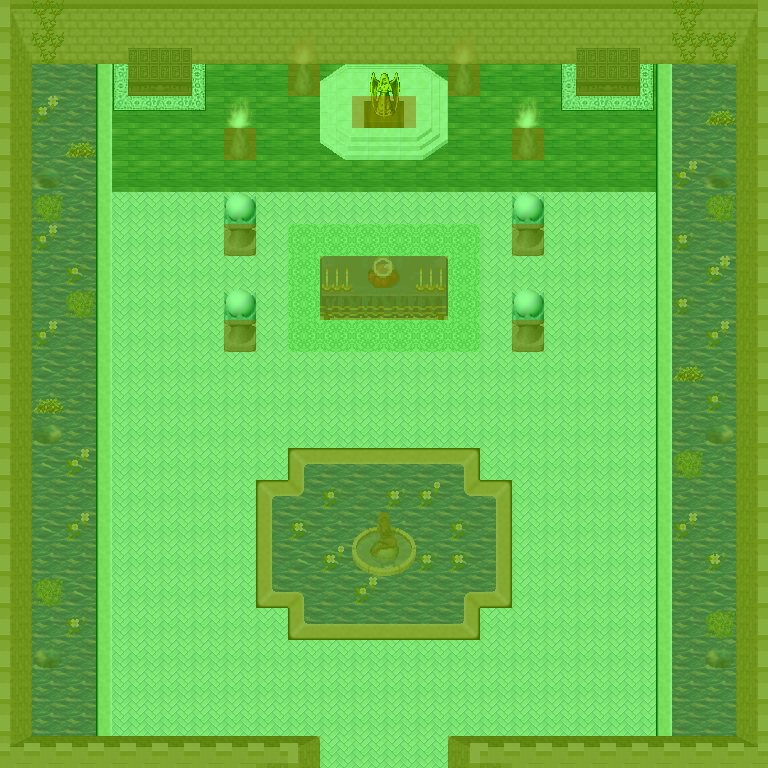

This game map was drawn from its Tiled (.tmx) file and the tilesets committed beside it. A one-line description and the trimmed map source follow:
An orthogonal 24x24 tile map with 32x32 px tiles, 6 tile layers (0_floor, 1_terrain, 2_object, 3_roof, ...), 1 hidden layer not drawn, 20 tilesets.

<map version="1.0" orientation="orthogonal" renderorder="right-down" width="24" height="24" tilewidth="32" tileheight="32" nextobjectid="1">
 <tileset firstgid="1" name="../../tileset/building/castle.png" tilewidth="32" tileheight="32" tilecount="320" columns="20">
  <image source="../../tileset/building/castle.png" width="640" height="512" />
 </tileset>
 <tileset firstgid="321" name="../../tileset/ground/water/dungeon_water.png" tilewidth="32" tileheight="32" tilecount="30" columns="3">
  <image source="../../tileset/ground/water/dungeon_water.png" trans="ff00ff" width="96" height="320" />
 </tileset>
 <tileset firstgid="351" name="../../tileset/ground/water/whirlpool.png" tilewidth="32" tileheight="32" tilecount="8" columns="1">
  <image source="../../tileset/ground/water/whirlpool.png" trans="ff00ff" width="32" height="256" />
 </tileset>
 <tileset firstgid="359" name="../../tileset/ground/indoor/tiles.png" tilewidth="32" tileheight="32" tilecount="8" columns="2">
  <image source="../../tileset/ground/indoor/tiles.png" trans="ff00ff" width="64" height="128" />
 </tileset>
 <tileset firstgid="367" name="../../tileset/plant/flower/daisy_white.png" tilewidth="32" tileheight="32" tilecount="8" columns="2">
  <image source="../../tileset/plant/flower/daisy_white.png" trans="ffffff" width="64" height="128" />
 </tileset>
 <tileset firstgid="375" name="../../tileset/plant/bush/bushes.png" tilewidth="32" tileheight="32" tilecount="10" columns="5">
  <image source="../../tileset/plant/bush/bushes.png" trans="ffffff" width="160" height="64" />
 </tileset>
 <tileset firstgid="385" name="../../tileset/furniture/light/dark_torch.png" tilewidth="32" tileheight="32" tilecount="8" columns="2">
  <image source="../../tileset/furniture/light/dark_torch.png" trans="ff00ff" width="64" height="128" />
 </tileset>
 <tileset firstgid="393" name="../../tileset/building/decoration/orbpedestal.png" tilewidth="32" tileheight="32" tilecount="2" columns="1">
  <image source="../../tileset/building/decoration/orbpedestal.png" trans="ff00ff" width="32" height="64" />
 </tileset>
 <tileset firstgid="395" name="../../tileset/furniture/table/fancy_blue_red.png" tilewidth="32" tileheight="32" tilecount="8" columns="4">
  <image source="../../tileset/furniture/table/fancy_blue_red.png" trans="ff00ff" width="128" height="64" />
 </tileset>
 <tileset firstgid="403" name="../../tileset/item/statue/fairypool.png" tilewidth="32" tileheight="32" tilecount="16" columns="2">
  <image source="../../tileset/item/statue/fairypool.png" trans="ff00ff" width="64" height="256" />
 </tileset>
 <tileset firstgid="419" name="../../tileset/plant/vine.png" tilewidth="32" tileheight="32" tilecount="3" columns="1">
  <image source="../../tileset/plant/vine.png" trans="ff00ff" width="32" height="96" />
 </tileset>
 <tileset firstgid="422" name="../../tileset/furniture/light/flames.png" tilewidth="32" tileheight="32" tilecount="6" columns="6">
  <image source="../../tileset/furniture/light/flames.png" trans="ff00ff" width="192" height="32" />
 </tileset>
 <tileset firstgid="428" name="../../tileset/logic/portal.png" tilewidth="32" tileheight="32" tilecount="7" columns="7">
  <image source="../../tileset/logic/portal.png" width="224" height="32" />
 </tileset>
 <tileset firstgid="435" name="../../tileset/logic/collision.png" tilewidth="32" tileheight="32" tilecount="1" columns="1">
  <image source="../../tileset/logic/collision.png" width="32" height="32" />
 </tileset>
 <tileset firstgid="436" name="../../tileset/logic/protection.png" tilewidth="32" tileheight="32" tilecount="2" columns="2">
  <image source="../../tileset/logic/protection.png" width="64" height="32" />
 </tileset>
 <tileset firstgid="438" name="statue" tilewidth="32" tileheight="32" tilecount="4" columns="2">
  <image source="../../tileset/item/statue/goddess_icon.png" width="64" height="64" />
 </tileset>
 <tileset firstgid="442" name="platform" tilewidth="32" tileheight="32" tilecount="9" columns="3">
  <image source="../../tileset/building/decoration/platform.png" width="96" height="96" />
 </tileset>
 <tileset firstgid="451" name="green block" tilewidth="32" tileheight="32" tilecount="4" columns="2">
  <image source="../../tileset/building/decoration/green_block.png" width="64" height="64" />
 </tileset>
 <tileset firstgid="455" name="nain rug" tilewidth="32" tileheight="32" tilecount="16" columns="4">
  <image source="../../tileset/furniture/carpet/nain_rug.png" width="128" height="128" />
 </tileset>
 <tileset firstgid="471" name="tiles" tilewidth="32" tileheight="32" tilecount="9" columns="3">
  <image source="../../tileset/ground/indoor/floor_tiles.png" width="96" height="96" />
 </tileset>
 <layer name="0_floor" width="24" height="24">
  <data>[576 cells, 576 non-empty, 18 distinct tile ids]</data>
 </layer>
 <layer name="1_terrain" width="24" height="24">
  <data>[576 cells, 98 non-empty, 27 distinct tile ids]</data>
 </layer>
 <layer name="2_object" width="24" height="24">
  <data>[576 cells, 96 non-empty, 38 distinct tile ids]</data>
 </layer>
 <layer name="3_roof" width="24" height="24">
  <data>[576 cells, 15 non-empty, 5 distinct tile ids]</data>
 </layer>
 <layer name="objects" width="24" height="24" visible="0">
  <data>[576 cells, 4 non-empty, 1 distinct tile ids]</data>
 </layer>
 <layer name="collision" width="24" height="24" opacity="0.47">
  <data>[576 cells, 260 non-empty, 1 distinct tile ids]</data>
 </layer>
 <layer name="protection" width="24" height="24" opacity="0.43">
  <data>[576 cells, 576 non-empty, 1 distinct tile ids]</data>
 </layer>
</map>
